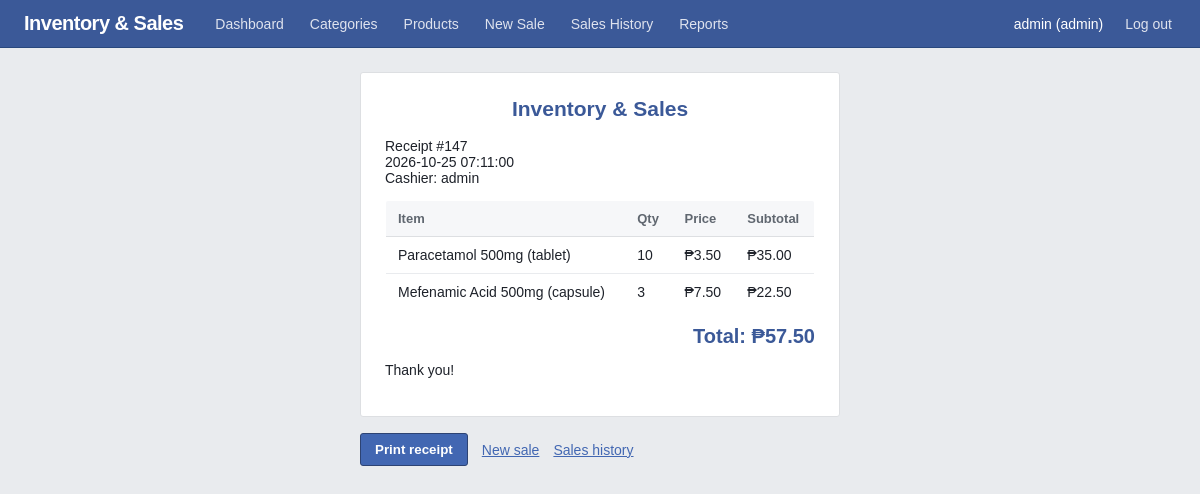
Page /pages/receipt.php?id=147 (signed in) on the committed database.
### tables this page shows
CREATE TABLE `sales` (
  `id` int(11) NOT NULL,
  `user_id` int(11) DEFAULT NULL,
  `total` decimal(10,2) DEFAULT NULL,
  `created_at` timestamp NOT NULL DEFAULT current_timestamp()
);

CREATE TABLE `users` (
  `id` int(11) NOT NULL,
  `username` varchar(50) NOT NULL,
  `password` varchar(255) NOT NULL,
  `role` enum('admin','staff') DEFAULT 'staff'
);

CREATE TABLE `sale_items` (
  `id` int(11) NOT NULL,
  `sale_id` int(11) DEFAULT NULL,
  `product_id` int(11) DEFAULT NULL,
  `quantity` int(11) DEFAULT NULL,
  `price` decimal(10,2) DEFAULT NULL
);

CREATE TABLE `products` (
  `id` int(11) NOT NULL,
  `category_id` int(11) DEFAULT NULL,
  `name` varchar(150) NOT NULL,
  `price` decimal(10,2) NOT NULL,
  `stock` int(11) DEFAULT 0,
  `reorder_level` int(11) DEFAULT 5,
  `is_active` tinyint(1) NOT NULL DEFAULT 1
);

### pages/receipt.php (the view, shortened to what this page needs)
<?php
require '../includes/db.php';
$id = (int)($_GET['id'] ?? 0);
$stmt = $conn->prepare("SELECT s.id, s.total, s.created_at, u.username
                        FROM sales s LEFT JOIN users u ON u.id = s.user_id
                        WHERE s.id = ?");
$stmt->bind_param("i", $id);
$stmt->execute();
$sale = $stmt->get_result()->fetch_assoc();
$items = null;
if ($sale) {
    $stmt = $conn->prepare("SELECT p.name, si.quantity, si.price
                            FROM sale_items si JOIN products p ON p.id = si.product_id
                            WHERE si.sale_id = ?");
    $stmt->bind_param("i", $id);
    $stmt->execute();
    $items = $stmt->get_result();
}
require '../includes/header.php';
?>
<?php if (!$sale): ?>
    <h1>Receipt not found</h1>
    <p><a href="sales_history.php">Back to sales history</a></p>
<?php else: ?>
    <div class="receipt">
        <h2>Inventory &amp; Sales</h2>
        <p>Receipt #<?= (int)$sale['id'] ?><br>
           <?= htmlspecialchars($sale['created_at']) ?><br>
           Cashier: <?= htmlspecialchars($sale['username'] ?? 'unknown') ?></p>
        <table>
            <tr><th>Item</th><th>Qty</th><th>Price</th><th>Subtotal</th></tr>
            <?php while ($r = $items->fetch_assoc()): ?>
                <tr>
                    <td><?= htmlspecialchars($r['name']) ?></td>
                    <td><?= (int)$r['quantity'] ?></td>
                    <td>&#8369;<?= number_format($r['price'], 2) ?></td>
                    <td>&#8369;<?= number_format($r['price'] * $r['quantity'], 2) ?></td>
                </tr>
            <?php endwhile; ?>
        </table>
        <p class="cart-total">Total: &#8369;<?= number_format($sale['total'], 2) ?></p>
        <p>Thank you!</p>
    </div>
    <div class="no-print receipt-buttons">
        <button type="button" onclick="window.print()">Print receipt</button>
        <a href="sales.php" class="btn-link">New sale</a>
        <a href="sales_history.php" class="btn-link">Sales history</a>
    </div>
<?php endif; ?>
<?php require '../includes/footer.php'; ?>

### style.css (style rules this page uses)
:root { --blue: #3b5998; --blue-dark: #2d4373; --blue-light: #4267b2; --green: #42b72a; --green-dark: #2f8a1c; --orange: #f7931e; --orange-dark: #c26f0a; --red: #d93025; --red-dark: #a8231b; --bg: #e9ebee; --line: #dddfe2; --text: #1d2129; --muted: #606770; }
* { box-sizing: border-box; }
body { font-family: Helvetica, Arial, sans-serif; font-size: 14px; margin: 0; background: var(--bg); color: var(--text); }
h1, h2, h3 { color: var(--blue); }
table { width: 100%; border-collapse: collapse; background: white; border: 1px solid var(--line); border-radius: 3px; overflow: hidden; }
th, td { padding: 10px 12px; text-align: left; border-bottom: 1px solid #e9ebee; }
th { background: #f6f7f9; color: var(--muted); font-size: 13px; border-bottom: 1px solid var(--line); }
button { background: var(--blue-light); color: white; border: 1px solid var(--blue-dark); border-radius: 3px; padding: 8px 14px; font-family: inherit; font-weight: bold; cursor: pointer; }
.btn-link { color: var(--blue-light); }
.cart-total { font-size: 20px; font-weight: bold; text-align: right; margin: 14px 0; color: var(--blue); }
.receipt { background: white; max-width: 480px; margin: 0 auto; padding: 24px; border: 1px solid var(--line); border-radius: 3px; }
.receipt h2 { text-align: center; margin-top: 0; }
.receipt-buttons { max-width: 480px; margin: 16px auto; display: flex; gap: 14px; align-items: center; }
h2 { margin-top: 32px; }

### rows in the picture
sales: id "147", created_at "2026-10-25 07:11:00", user.username "admin", total "57.50"
sale_items: product.name "Paracetamol 500mg (tablet)", quantity "10", price "3.50", $r['price'] * $r['quantity'] "35.00"
sale_items: product.name "Mefenamic Acid 500mg (capsule)", quantity "3", price "7.50", $r['price'] * $r['quantity'] "22.50"

### other values in the picture
$_SESSION['username'] "admin"
$_SESSION['role'] "admin"
